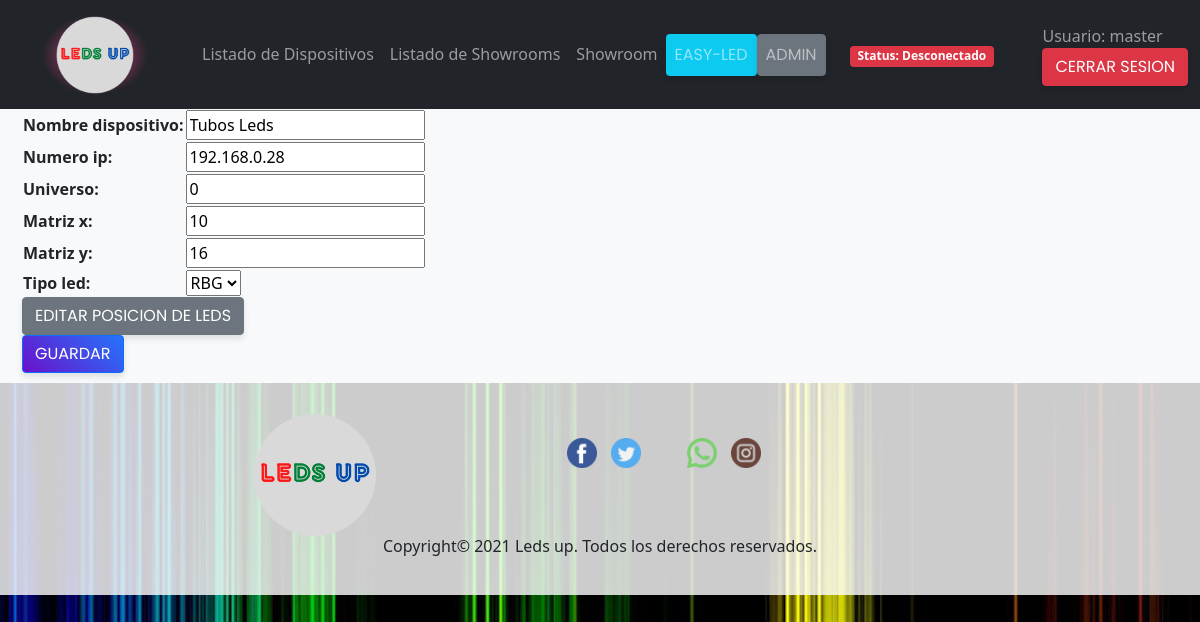
Screenshot of /ledsup/dispositivo/1/ (signed in) with the database file from the repository.
### ledsup/models.py (models this page shows, shortened)
class Dispositivo(models.Model):
    TIPO_LED = [
        ('RGB', 'RGB'),
        ('RBG', 'RBG'),
        ('BRG', 'BRG'),
        ('BGR', 'BGR'),
        ('GRB', 'GRB'),
        ('GBR', 'GBR')
    ]
    usuario = models.ForeignKey(User, on_delete=models.CASCADE)
    nombre_dispositivo = models.CharField(max_length=100)
    numero_ip = models.CharField(max_length=15)
    universo = models.PositiveSmallIntegerField(default=0)
    tamano_paquetes = models.PositiveSmallIntegerField(default=512)
    matriz_x = models.PositiveSmallIntegerField(default=5, validators=[MinValueValidator(5), MaxValueValidator(34)])
    matriz_y = models.PositiveSmallIntegerField(default=5, validators=[MinValueValidator(5), MaxValueValidator(34)])
    fecha_creacion = models.DateTimeField('Fecha de creacion', default=timezone.now)
    patch = models.TextField(max_length=600, default='Sin patch')
    tipo_led = models.CharField(choices=TIPO_LED, max_length=5, default='RGB')

### ledsup/views.py (the view, shortened to what this page needs)
# urls.py: path('dispositivo/<int:pk>/', views.DispositivoUpdate.as_view(), name='editar_dispositivo'),
class DispositivoUpdate(LoginRequiredMixin, UpdateView):
    def get_form(self, *args, **kwargs):
        form = super(DispositivoUpdate, self).get_form(*args, **kwargs)
        form.instance.usuario = self.request.user
        return form
    model = Dispositivo
    success_url = reverse_lazy('ledsup:lista_dispositivos')
    fields = [
        'nombre_dispositivo',
        'numero_ip',
        'universo',
        'matriz_x',
        'matriz_y',
        'tipo_led',
    ]

### web/context_processors.py (called while the page is built)
def get_current_year_to_context(request):
    current_datetime = datetime.datetime.now()
    return {
        'current_year': current_datetime.year
    }

### ledsup/templates/ledsup/dispositivo_form.html (shortened to what this page needs)
{% extends "ledsup/base_generic.html" %}
{% block content %}
<div class="container-fluid bg-light">
    <div class="row">
        <form action="" method="post">
            <table>
                {{ form.as_table }}
            </table>
            <button type="button" class="btn btn-secondary" data-bs-toggle="modal" data-bs-target="#editarPosicionLeds" id="botonEditar">
              Editar Posicion de Leds
            </button>
            <br>
            <input class="btn btn-primary" type="submit" value="Guardar" id="botonAceptar"/>
        </form>
    </div>
</div>
{% endblock %}

### ledsup/templates/ledsup/partials/header.html (shortened to what this page needs)
{% load static %}
<header class="site-header sticky-top">
    <nav class="navbar justify-content-between navbar-expand-lg navbar-dark bg-dark">
        <div class="container-fluid">
            <a class="navbar-brand" href="#">
                <img src="{% static 'ledsup/imagenes/iconos/logo.png' %}" id="imagenLogo" alt="logo"
                     class="logo d-inline-block align-text-top"/>
            </a>
            <div class="collapse navbar-collapse" id="navbarScroll">
                <ul class="navbar-nav mr-auto">
                    <li class="nav-item">
                        <a class="nav-link" href="{% url 'ledsup:lista_dispositivos' %}">
                            Listado de Dispositivos
                        </a>
                    </li>
                    <li class="nav-item">
                        <a class="nav-link" href="{% url 'ledsup:lista_showroom' %}">
                            Listado de Showrooms
                        </a>
                    </li>
                    <li class="nav-item">
                        <a class="nav-link" href="{% url 'ledsup:showroom' %}">
                            Showroom
                        </a>
                    </li>
                    <li class="nav-item">
                        <a class="nav-link bg-info btn" href="{% url 'web:index' %}">
                            Easy-Led
                        </a>
                    </li>
                    {% if user.is_authenticated and user.is_staff %}
                        <li class="nav-item">
                            <a class="nav-link btn-secondary btn" href="{% url 'admin:index' %}">
                                Admin
                            </a>
                        </li>
                    {% endif %}
                    {% if user.is_authenticated %}
                        <li class="nav-item align-self-center mx-4">
                            <span class="fw-bold">
                                <span id="estado-badge" class="badge {% if estado_conectado %}bg-success{% else %}bg-danger{% endif %}">
                                    Status: {% if estado_conectado %}Conectado{% else %}Desconectado{% endif %}
                                </span>
                            </span>
                        </li>
                    {% endif %}
                </ul>
            </div>
            <div class="top-right">
                {% if user.is_authenticated %}
                    <span class="navbar-text">
                            Usuario: {{ user.get_username }}
                        </span>
                    <br>
                    <a href="{% url 'logout' %}?next={{ request.path }}" class="btn btn-danger">Cerrar sesion</a>
                {% else %}
                    <a href="{% url 'login' %}?next={{ request.path }}" class="btn btn-primary">Iniciar sesion</a>
                {% endif %}
            </div>
        </div>
    </nav>
</header>

### ledsup/static/ledsup/css/style.css (style rules this page uses)
body { background: url('/static/ledsup/imagenes/Fondo.jpg'); background-position: center center; background-repeat: repeat; background-attachment: fixed; background-color: black; }
form { margin: 10px; }
.logo { padding: 1px; margin: 1px 30px; height: 80px; }
.btn { font-family: 'Poppins', 'Segoe UI', Tahoma, Geneva, Verdana, sans-serif; border-width: 2px; border-radius: 12px; font-weight: 600; padding: 0.5rem 1.25rem; transition: all 0.3s ease; box-shadow: 0 4px 6px rgba(0,0,0,0.1); text-transform: uppercase; }
.btn-primary { background-image: linear-gradient(45deg, #6a11cb, #2575fc); border: none; color: white; }

### rows the page displays
Dispositivo: nombre_dispositivo "Tubos Leds", numero_ip "192.168.0.28", universo "0", matriz_x "10", matriz_y "16", tipo_led "RBG"

### other values shown
{{ user.get_username }} "master"
